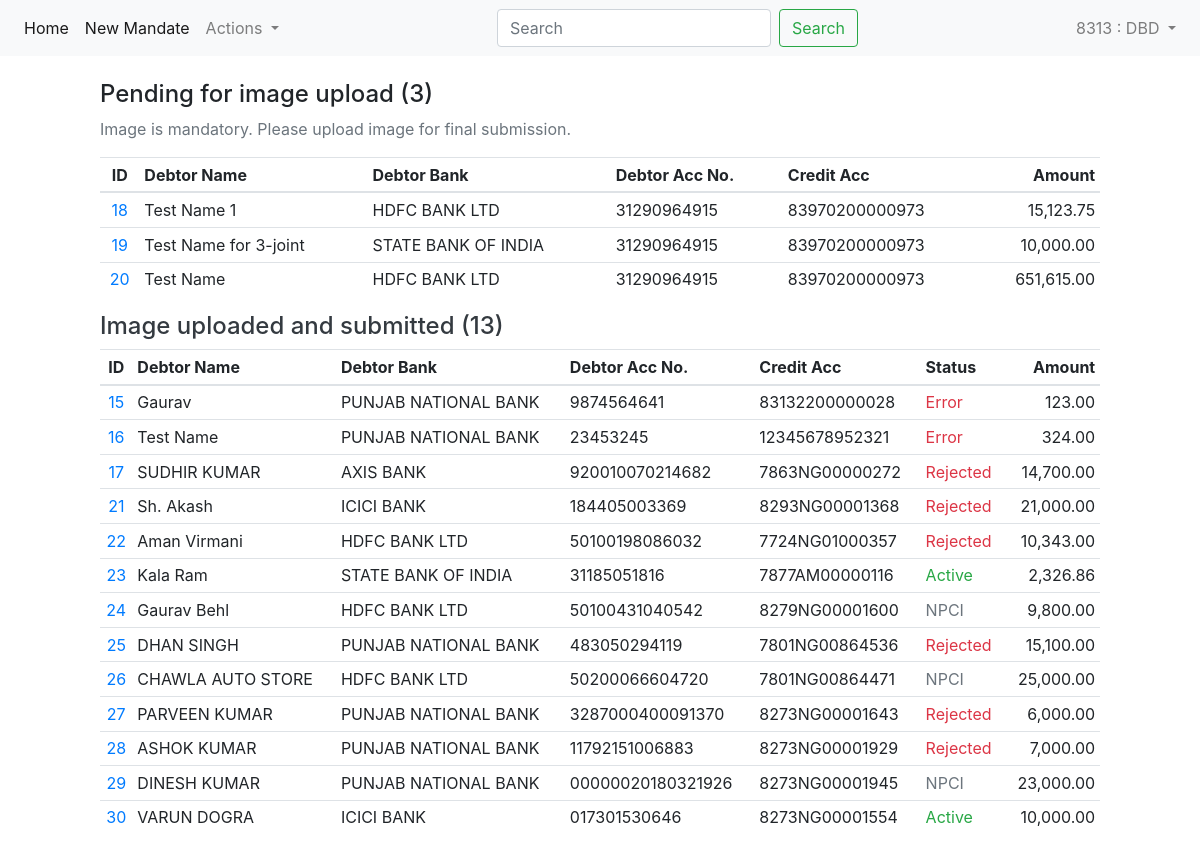
The page /mandates/ (signed in) on the database as committed earlier.
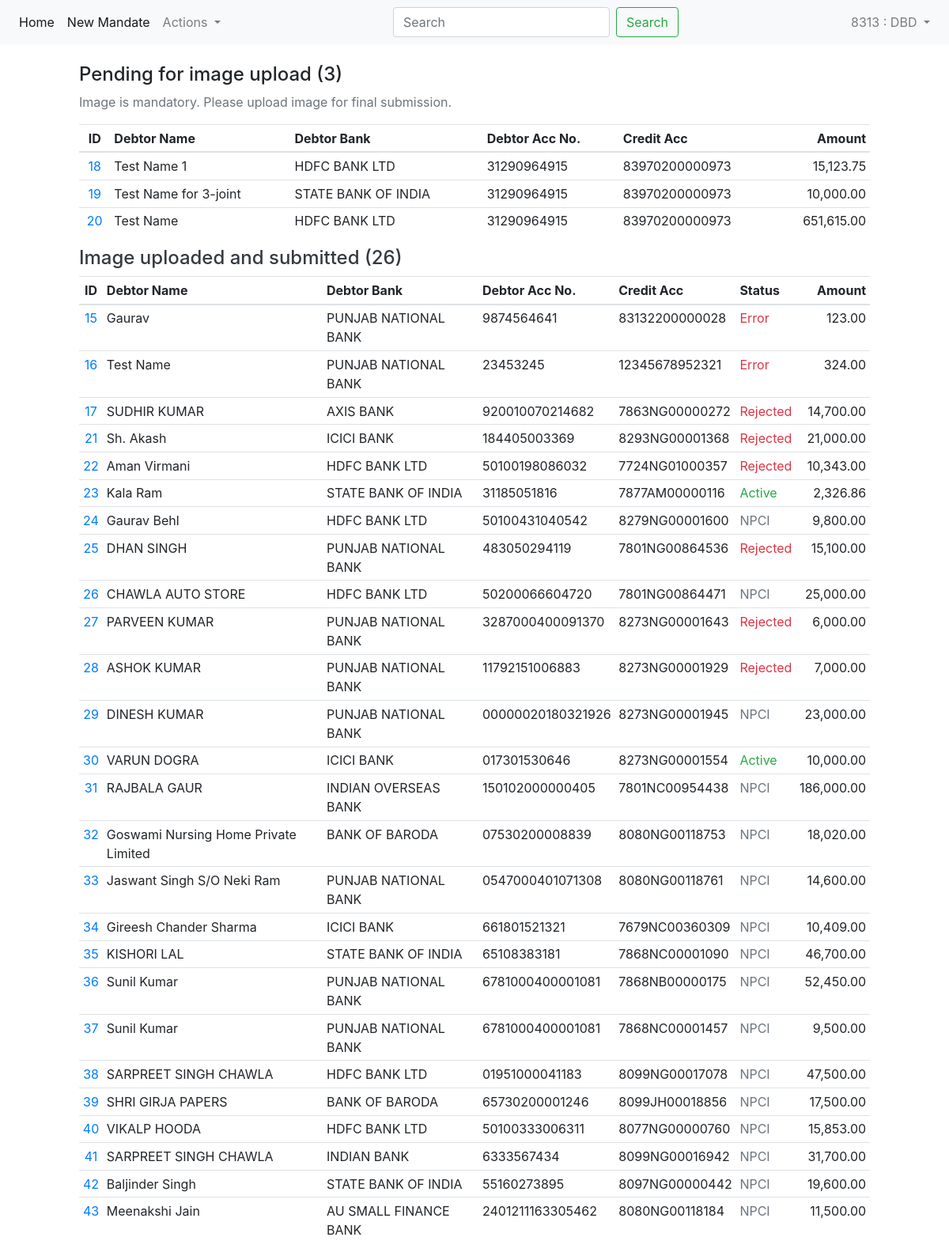
The same page on the database as committed later.
### authentication/models.py (models this page shows)
class UserExtended(models.Model):
    user = models.OneToOneField(User, on_delete=models.PROTECT)
    office = models.ForeignKey(Office, on_delete=models.PROTECT)

### mandate/models.py (models this page shows, shortened)
class Office(models.Model):
	type_choices = [
		('BO', 'Branch'),
		('RO', 'Regional Office'),
		('HO', 'Head Office'),
	]
	region_choices = (
		('AMB', 'Ambala'),
		('BHI', 'Bhiwani'),
		('FTH', 'Fatehbad'),
		('GGN', 'Gurgaon'),
		('HIS', 'Hisar'),
		('KTL', 'Kaithal'),
		('MDG', 'Mahendergarh'),
		('NUH', 'Nuh'),
		('PPT', 'Panipat'),
		('RWR', 'Rewari'),
		('RTK', 'Rohtak'),
	)
	type = models.CharField(max_length=2, choices=type_choices)
	region = models.CharField(max_length=50, null=True, blank=True, choices=region_choices)
	sol_id = models.CharField(max_length=4)
	name = models.CharField(max_length=350)
	class Meta:
		constraints = [
			UniqueConstraint(
				name = 'office_sol_unique',
				fields = ["sol_id"]
			),
			CheckConstraint(
				check = (Q(type__exact = 'HO') | Q(region__isnull = False)),
				name = 'region_mandatory',
				violation_error_message='Please select a region name.'
			)
		]

class Mandate(models.Model):
	debit_type_choices = [
		(None, ''),
		('F', 'Fixed Amount'),
		('M', 'Max Amount'),
	]
	frequency_choices = [
		(None, ''),
		('ADHO', 'As and when presented'),
		('INDA', 'Intra Day'),
		('DAIL', 'Daily'),
		('WEEK', 'Weekly'),
		('BIMN', 'Bi-Monthly'),
		('MNTH', 'Monthly '),
		('QURT', 'Quaterly'),
		('MIAN', 'Semi annually'),
		('YEAR', 'Yearly'),
	]
	acc_type_choices = [
		(None, ''),
		('SAVINGS', 'SAVINGS'),
		('CURRENT', 'CURRENT'),
		('CC', 'CC'),
		('Other', 'Other'),
	]
	debit_date_choices = [
		(None, ''),
		('3', '3rd day of month'),
		('11', '11th day of month'),
		('19', '19th day of month'),
		('26', '26th day of month'),
	]
	seq_no = models.IntegerField(default=0)
	ref = models.CharField(max_length=35, null=False)
	office = models.ForeignKey(Office, on_delete=models.PROTECT)
	currency = models.CharField(max_length=5, default='INR', verbose_name='Currency')
	debit_type = models.CharField(max_length=1, choices=debit_type_choices, default='F', verbose_name='Debit Type')
	amount = models.DecimalField(max_digits=10, decimal_places=2, verbose_name='Installment Amount')
	category = models.CharField(max_length=4, default='L001', verbose_name='Category')
	frequency = models.CharField(max_length=4, choices=frequency_choices, default='MNTH', verbose_name='Frequency')
	date = models.DateField(verbose_name='Date of Mandate')
	start_date = models.DateField(verbose_name='Start Date', help_text="The start date should be on or after the date of mandate.")
	end_date = models.DateField(verbose_name='End Date', help_text="The end date can not be beyond 40 years after start date ")
	debtor_name = models.CharField(max_length=300, verbose_name='Name of Debor Account Holder', help_text="The name as per the debit account.")
	debtor_joint = models.BooleanField(default=False, verbose_name='Is the Debtor Account jointly held?', help_text="Select this if the debtor account requires signatures of multiple persons")
	debtor_name_2 = models.CharField(blank=True, null=True, max_length=300, verbose_name='Name of Debor Account Holder 2', help_text='At least one additional name required for joint account.')
	debtor_name_3 = models.CharField(blank=True, null=True, max_length=300, verbose_name='Name of Debor Account Holder 3')
	debtor_bank = models.ForeignKey(DebtorBank, on_delete=models.PROTECT, verbose_name='Debtor Bank')
	debtor_acc_type = models.CharField(max_length=10, choices=acc_type_choices, verbose_name='Debtor Account Type')
	debtor_acc_no = models.CharField(max_length=100, verbose_name='Debtor Legal Account Number')
	debtor_acc_ifsc = models.CharField(max_length=11, verbose_name='Debtor Account IFSC')
	creditor_name = models.CharField(max_length=300, verbose_name='Creditor Name')
	creditor_bank = models.CharField(max_length=300, default="SARVA HARYANA GRAMIN BANK", verbose_name='Creditor Bank')
	creditor_utility_code = models.CharField(max_length=100, default="HGBX00002000017848", verbose_name='Creditor Utility Code')
	mandate_image = models.ImageField(upload_to="mandate/images/mandate/", null=True, verbose_name='Mandate Image')
	debit_date = models.CharField(max_length=2, choices=debit_date_choices, verbose_name='Date of EMI Collection')
	credit_account = models.CharField(max_length=100, verbose_name='Credit Account', help_text="The loan/other account in SHGB in which the installment is to be credited.")
	phone = models.CharField(max_length=10, null=True, blank=True, validators=[phone_validator], verbose_name='Customer Mobile No.')
	email = models.EmailField(null=True, blank=True, verbose_name='Customer EMail ID')
	create_time = models.DateTimeField(null=True)
	create_user = models.ForeignKey(User, on_delete=models.PROTECT, related_name="create", null=True)
	submit_time = models.DateTimeField(null=True)
	submit_user = models.ForeignKey(User, on_delete=models.PROTECT, related_name="submit", null=True)
	lm_time = models.DateTimeField(null=True)
	is_deleted = models.BooleanField(default=False)
	def get_status(self):
		try:
			return self.presentation_set.latest().get_status()
		except Presentation.DoesNotExist:
			return {
				'short': 'New',
				'message': 'The mandate has been submitted and pending at HO:DBD',
				'class': 'primary'
			}
	class Meta:
		ordering = ["id"]
		constraints = [
			CheckConstraint(
    			check = Q(start_date__gte = F("date")),
    			name = "startDate_gte_date",
				violation_error_message = '"Start Date" can not be before the "Date of Mandate"',
			),
			UniqueConstraint(
				name = 'mandate_ref_unique',
				fields = ["ref"]
			)
		]

class DebtorBank(models.Model):
	name = models.CharField(max_length=400)
	is_deleted = models.BooleanField(default=False)
	def __str__(self):
		return self.name
	class Meta:
		ordering = ["name"]

class Presentation(models.Model):
	npci_codes = {
		'M093': 'Aadhaar not mapped to account number',
		'M090': 'Aadhaar Number mismatch in X509cert and bank CBS',
		'M089': 'Aadhaar Number mismatch in X509certfic and mandate',
		'M037': 'Account closed',
		'C003': 'Account closed',
		'C004': 'Account frozen',
		'M026': 'Account frozen or Blocked',
		'M057': 'Account Holder Name Mismatch with CBS',
		'C005': 'Account inoperative',
		'M055': 'Account Inoperative',
		'ac01': 'ACK Default Accept Reason',
		'M007': 'Alterations require drawers authentication',
		'M024': 'Amount in words and figures differ',
		'M034': 'Amount of EMI more than limit allowed for the acct',
		'M088': 'API Data mismatch with cust info and data mandate',
		'M094': 'Appropriate NACH Mandate not uploaded',
		'sack': 'Automatic cancel request acceptance',
		'C002': 'Cancellation on corporate request',
		'C001': 'Cancellation on customer request',
		'M008': 'Company for stamp required or Wrong',
		'M074': 'Data mismatch with image_account number',
		'M075': 'Data mismatch with image_account type',
		'M080': 'Data mismatch with image_amount',
		'M035': 'Data mismatch with image_Corporate name mismatch',
		'M079': 'Data mismatch with image_debit type',
		'M084': 'Data mismatch with image_debtor bank name',
		'M082': 'Data mismatch with image_end date',
		'M077': 'Data mismatch with image_frequency',
		'M085': 'Data mismatch with image_more than one field',
		'M083': 'Data mismatch with image_payer name',
		'M078': 'Data mismatch with image_period',
		'M081': 'Data mismatch with image_start date',
		'ncfe': 'Default forced not acknowledge acceptance reason',
		'pc01': 'Default PreCancel reason',
		'rv01': 'Default Revoke Reason',
		'sp01': 'Default Suspend Reason',
		'M006': 'Drawers authority to operate account not received',
		'M003': 'Drawers signature differs',
		'M050': 'Drawers signature illegible in mandate form',
		'M049': 'Drawers signature not updated in Bank CBS',
		'M004': 'Drawers signature required',
		'M021': 'Duplicate mandate_first presented mandate already ',
		'M091': 'eSign Signature is tampered or corrupt',
		'M027': 'Image not clear',
		'M096': 'Instrument out dated and stale',
		'M060': 'Invalid frequency',
		'M066': 'Joint signature required',
		'M009': 'Mandate not in standard format',
		'M052': 'Mandate Not Registered_Minor Account',
		'M056': 'Mandate Not Registered_ not maintaining req balanc',
		'M051': 'Mandate Not Registered_NRE Account',
		'M095': 'Mandate Presented with thumb Impression',
		'M030': 'Mandate registration not allowed for CC account',
		'M054': 'Mandate registration not allowed for PPF account',
		'M038': 'No such account',
		'M036': 'Not a CBS act no.or old act no.representwithCBS no',
		'A001': 'On customer request',
		'M011': 'Payment stopped by attachment order',
		'M012': 'Payment stopped by court order',
		'M025': 'Present under proper mandate category',
		'M023': 'Refer to the branch_KYC not completed',
		'M032': 'Rejected as per customer confirmation',
		'M092': 'signed Content doesnot tally with data mandate',
		'ncex': 'TAT expired',
		'M067': 'Thumb Impression in CBS but cust sign in mandate',
		'M013': 'Withdrawal stopped owing to death of account holde',
		'M015': 'Withdrawal stopped owing to insolvency of account ',
		'M014': 'Withdrawal stopped owing to lunacy of account hold',
	}
	date = models.DateField()
	seq_no = models.IntegerField()
	npci_username = models.CharField(max_length=35, default = 'HGBX344857')
	npci_MsgId = models.CharField(max_length=35)
	filename_prefix = models.CharField(max_length=35, null=True)
	mandate = models.ForeignKey(Mandate, on_delete=models.CASCADE)
	zip = models.ForeignKey(Zip, on_delete=models.CASCADE)
	npci_upload_time = models.DateTimeField(null=True)
	npci_umrn = models.CharField(max_length=35, null=True)
	npci_upload_error = models.CharField(max_length=1000, null=True)
	npci_status = models.CharField(max_length=35, null=True, choices=npci_codes)
	npci_reason_code = models.CharField(max_length=10, null=True)
	npci_response_time = models.DateTimeField(null=True)
	def get_status(self):
		status = {}
		if self.npci_upload_time == None:
			raise Presentation.DoesNotExist
		elif self.npci_upload_error != None:
			status['short'] = 'Error'
			status['message'] = "Error: " + self.npci_upload_error
			status['class'] = "danger"
		elif self.npci_status == None:
			status['short'] = 'NPCI'
			status['message'] = "Mandate uploaded at NPCI portal"
			status['class'] = "secondary"
		elif self.npci_status == 'Active':
			status['short'] = 'Active'
			status['message'] = "Mandate has been accepted by the debtor bank"
			status['class'] = "success"
		elif self.npci_status == 'Rejected':
			status['short'] = 'Rejected'
			status['message'] = "Rejected - "
			status['class'] = "danger"
			if self.npci_reason_code != None:
				status['message'] = status['message'] + self.npci_reason_code + ' - ' + self.npci_codes[self.npci_reason_code]
		else:
			status['short'] = 'Unknown'
			status['message'] = "Status unknown. Contact HO:DBD"
			status['class'] = "dark"
		return status
	class Meta:
		get_latest_by = ["date", "seq_no"]
		ordering = ["date", "seq_no"]
		constraints = [
			UniqueConstraint(
				name = 'presentation_date_seq_unique',
				fields = ["date", "seq_no"]
			)
		]

### mandate/views.py (the view)
# urls.py: path("", views.index, name="index"),
def index(request):
	mandates = Mandate.objects.exclude(mandate_image__exact = '')
	mandates_pending_image = Mandate.objects.filter(mandate_image__exact = '')
	context = {"mandates": mandates, "mandates_pending_image": mandates_pending_image}
	return render(request, "mandate/index.html", context)

### mandate/templates/mandate/index.html
{% extends "mandate/base.html" %}
{% load humanize %}
{% block content %}
<div style="width: 1000px;">
  <h4>Pending for image upload ({{ mandates_pending_image.count }})</h4>
  <p class="text-muted">Image is mandatory. Please upload image for final submission.</p>
  <table class="table table-sm">
    <thead>
      <tr>
        <th scope="col" class="text-center">ID</th>
        <th scope="col">Debtor Name</th>
        <th scope="col">Debtor Bank</th>
        <th scope="col">Debtor Acc No.</th>
        <th scope="col">Credit Acc</th>
        <th scope="col" class="text-right">Amount</th>
      </tr>
    </thead>
    <tbody>
      {% for m in mandates_pending_image %}
      <tr>
        <td scope="row" class="text-center"><a href="/mandates/mandate/{{m.id}}/">{{m.id}}</a></td>
        <td>{{m.debtor_name}}</td>
        <td>{{m.debtor_bank}}</td>
        <td>{{m.debtor_acc_no}}</td>
        <td>{{m.credit_account}}</td>
        <td class="text-right">{{m.amount|intcomma}}</td>
      </tr>
      {% endfor %}
    </tbody>
  </table>
  <h4><a href="1/" class="text-dark">Image uploaded and submitted ({{ mandates.count }})</a></h4>
  <table class="table table-sm">
    <thead>
      <tr>
        <th scope="col" class="text-center">ID</th>
        <th scope="col">Debtor Name</th>
        <th scope="col">Debtor Bank</th>
        <th scope="col">Debtor Acc No.</th>
        <th scope="col">Credit Acc</th>
        <th scope="col">Status</th>
        <th scope="col" class="text-right">Amount</th>
      </tr>
    </thead>
    <tbody>
      {% for m in mandates %}
      <tr>
        <td scope="row" class="text-center"><a href="/mandates/mandate/{{m.id}}/">{{m.id}}</a></td>
        <td>{{m.debtor_name}}</td>
        <td>{{m.debtor_bank}}</td>
        <td>{{m.debtor_acc_no}}</td>
        <td>{{m.credit_account}}</td>
        <td class="text-{{m.get_status.class}}">{{m.get_status.short}}</td>
        <td class="text-right">{{m.amount|intcomma}}</td>
      </tr>
      {% endfor %}
    </tbody>
  </table>
</div>
{% endblock %}

### mandate/templates/mandate/base.html (shortened to what this page needs)
{% load extras %}
{% load static %}
<!DOCTYPE html>
<html>
<head>
	<link rel="stylesheet" href="{% static 'mandate/style.css' %}">
	<link rel="stylesheet" href="{% static 'bootstrap-4/css/bootstrap.min.css' %}">
	<link rel="stylesheet" href="{% static 'bootstrap-select/css/bootstrap-select.min.css' %}">
	<link rel="stylesheet" href="{% static 'cropperjs/cropper.min.css' %}">
</head>
<body>
	<nav class="navbar navbar-expand-lg navbar-light bg-light mb-4">
		<div class="collapse navbar-collapse" id="navbarSupportedContent">
			<ul class="navbar-nav mr-auto">
				<li class="nav-item active">
					<a class="nav-link" href="/mandates/">Home</a>
				</li>
				<li class="nav-item active">
					<a class="nav-link" href="/mandates/create/">New Mandate</a>
				</li>
				{% if request.user.userextended.office.type == 'HO' %}
				<li class="nav-item dropdown">
					<a class="nav-link dropdown-toggle" href="#" id="navbarDropdown" role="button"
						data-toggle="dropdown" aria-haspopup="true" aria-expanded="false">
						Actions
					</a>
				</li>
				{% endif %}
			</ul>
			<form class="form-inline my-2 my-lg-0" action="{% url 'mandate:search_acc' %}" method="get">
				<input class="form-control mr-sm-2" type="search" placeholder="Search" aria-label="Search"
					name="account" maxlength="14" required id="id_account">
				<button class="btn btn-outline-success my-2 my-sm-0" type="submit">Search</button>
			</form>
			<ul class="navbar-nav ml-auto">
				<li class="nav-item dropdown">
					<a class="nav-link dropdown-toggle" href="#" id="navbarDropdownMenuLink" data-toggle="dropdown"
						aria-haspopup="true" aria-expanded="false">
						{{request.user}} : {{request.user.userextended.office.name}}
					</a>
				</li>
			</ul>
		</div>
	</nav>
	<div id="content" class="content">
		{% block content %}{% endblock %}
	</div>
</body>
</html>

### mandate/static/mandate/style.css (style rules this page uses)
body { font-family: Aptos, 'Microsoft Sans Serif', Arial; display: block; text-align: center; }
.content { display: grid; justify-content: center; }

Rows that differ between the two databases and show on the page:
added Mandate: id "31", debtor_name "RAJBALA GAUR", debtor_bank "INDIAN OVERSEAS BANK", debtor_acc_no "150102000000405", credit_account "7801NC00954438", get_status.short "NPCI", amount "186,000.00", shown under "Image uploaded and submitted (26)"
added Mandate: id "32", debtor_name "Goswami Nursing Home Private Limited", debtor_bank "BANK OF BARODA", debtor_acc_no "07530200008839", credit_account "8080NG00118753", get_status.short "NPCI", amount "18,020.00", shown under "Image uploaded and submitted (26)"
added Mandate: id "33", debtor_name "Jaswant Singh S/O Neki Ram", debtor_bank "PUNJAB NATIONAL BANK", debtor_acc_no "0547000401071308", credit_account "8080NG00118761", get_status.short "NPCI", amount "14,600.00", shown under "Image uploaded and submitted (26)"
added Mandate: id "34", debtor_name "Gireesh Chander Sharma", debtor_bank "ICICI BANK", debtor_acc_no "661801521321", credit_account "7679NC00360309", get_status.short "NPCI", amount "10,409.00", shown under "Image uploaded and submitted (26)"
added Mandate: id "35", debtor_name "KISHORI LAL", debtor_bank "STATE BANK OF INDIA", debtor_acc_no "65108383181", credit_account "7868NC00001090", get_status.short "NPCI", amount "46,700.00", shown under "Image uploaded and submitted (26)"
added Mandate: id "36", debtor_name "Sunil Kumar", debtor_bank "PUNJAB NATIONAL BANK", debtor_acc_no "6781000400001081", credit_account "7868NB00000175", get_status.short "NPCI", amount "52,450.00", shown under "Image uploaded and submitted (26)"
added Mandate: id "37", debtor_name "Sunil Kumar", debtor_bank "PUNJAB NATIONAL BANK", debtor_acc_no "6781000400001081", credit_account "7868NC00001457", get_status.short "NPCI", amount "9,500.00", shown under "Image uploaded and submitted (26)"
added Mandate: id "38", debtor_name "SARPREET SINGH CHAWLA", debtor_bank "HDFC BANK LTD", debtor_acc_no "01951000041183", credit_account "8099NG00017078", get_status.short "NPCI", amount "47,500.00", shown under "Image uploaded and submitted (26)"
added Mandate: id "39", debtor_name "SHRI GIRJA PAPERS", debtor_bank "BANK OF BARODA", debtor_acc_no "65730200001246", credit_account "8099JH00018856", get_status.short "NPCI", amount "17,500.00", shown under "Image uploaded and submitted (26)"
added Mandate: id "40", debtor_name "VIKALP HOODA", debtor_bank "HDFC BANK LTD", debtor_acc_no "50100333006311", credit_account "8077NG00000760", get_status.short "NPCI", amount "15,853.00", shown under "Image uploaded and submitted (26)"
added Mandate: id "41", debtor_name "SARPREET SINGH CHAWLA", debtor_bank "INDIAN BANK", debtor_acc_no "6333567434", credit_account "8099NG00016942", get_status.short "NPCI", amount "31,700.00", shown under "Image uploaded and submitted (26)"
added Mandate: id "42", debtor_name "Baljinder Singh", debtor_bank "STATE BANK OF INDIA", debtor_acc_no "55160273895", credit_account "8097NG00000442", get_status.short "NPCI", amount "19,600.00", shown under "Image uploaded and submitted (26)"
added Mandate: id "43", debtor_name "Meenakshi Jain", debtor_bank "AU SMALL FINANCE BANK", debtor_acc_no "2401211163305462", credit_account "8080NG00118184", get_status.short "NPCI", amount "11,500.00", shown under "Image uploaded and submitted (26)"
Other text that changed with them:
{{ mandates.count }}: "13" → "26"
